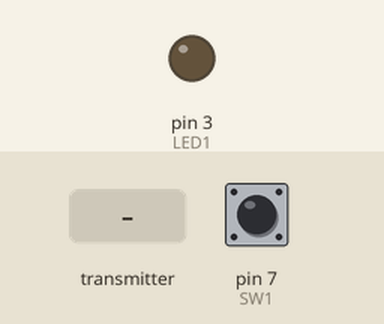
A sketch run on a simulated Arduino Uno, built with avr-gcc and run on an emulated ATmega328P. On the bench: output pins drawn as LEDs (lit = HIGH). Dashed ring = blinking. The test bench sets the inputs (shaded band); at power-on: pin 7 (SW1) LOW. No radio packets arrive unless stated; what the sketch prints to the serial monitor is not drawn.

Above: at 1.2 s.
1.3 s: pin 7 (SW1) pulled HIGH for 1 s
At 2.8 s:
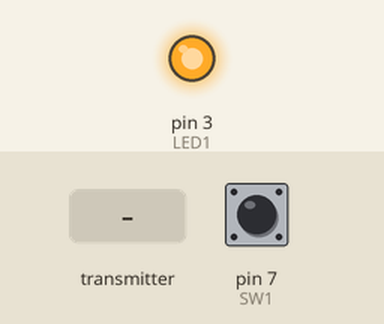
3.9 s: the transmitter starts sending dataReceived.0 = 0
At 5.0 s:
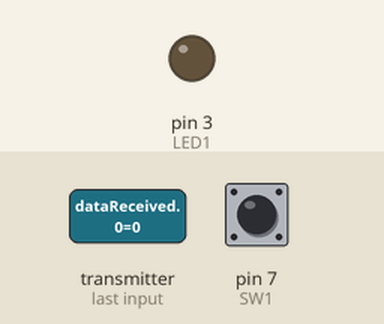
5.4 s: pin 7 (SW1) pulled HIGH for 3.2 s
At 5.88 s:
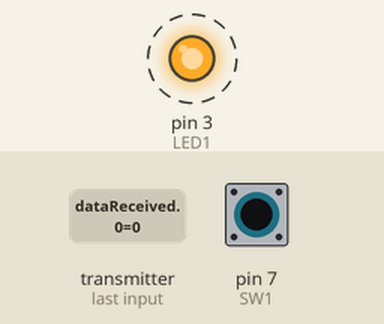
Timing chart, 0 to 10.2 s (numbered marks = the images above; inputs shaded):
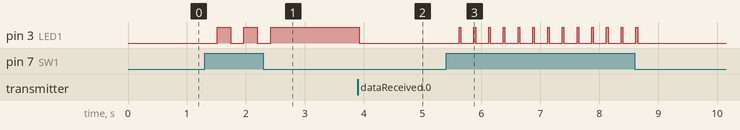

Measured:
- after the input at 1.3 s, pin 3 (LED1): alternates HIGH for 0.23 s and LOW for 0.23 s, 5 changes in all, then stays HIGH, starting after 0.21 s
- after the input at 3.9 s, pin 3 (LED1): HIGH → LOW at once
- after the input at 5.4 s, pin 3 (LED1): alternates HIGH for 0.03 s and LOW for 0.22 s, 26 changes in all, then stays LOW, starting after 0.22 s

The sketch:

BasicLEDnRFrX.ino
```cpp
#include <SPI.h>
#include <nRF24L01.h>
#include <RF24.h>

#define CE_PIN   9
#define CSN_PIN 10

//Une pour émettre, l'autre pour recevoir
//IMPORTANT l'autre NRF devra avoir les configuration INVERSÉ
// CEST A DIRE que l'adresse slave et master seront interchangé
const byte masterAddress[5] = {'R','x','A','A','A'}; // Correspond à l'adresse 0x5278414141LL en HEX
const byte slaveAddress[5] = {'T','X','a','a','a'};// Correspond à l'adresse 0x5458616161LL en HEX

RF24 radio(CE_PIN, CSN_PIN);

int dataReceived[1];
int replyData[1];
// IL s'agit d'un FLAG pour informer que les donnée ne sont pas synchronisé
bool newData = false;

// PIN de la DEL
int LED1 = 3;
// PIN de la Switch
int SW1 = 7;

/*========================================================*
 *            Configuration de départ
/*========================================================*/

void setup()
{
  Serial.begin(115200);
  // DEL est LOW au démarrage
  dataReceived[0] = LOW;
  replyData[0] = dataReceived[0];

  Serial.println("SlaveSwapRoles Starting");
  radio.begin();
  radio.setDataRate( RF24_250KBPS );

  //IMPORTANT: puisque les 2 module NRF auront l'Adresse slave et master interchangé
  //           on a pas a toucher à cette section mais comprenez qu'un NRF écrit dans
  //           dans un PIPE auquel l'autre NRF écoutera
  //On ouvre un PIPE pour l'écriture
  radio.openWritingPipe(slaveAddress);
  // On ouvre un PIPE pour la lecture
  radio.openReadingPipe(1, masterAddress);

  radio.setRetries(3,5); // délai, répétition de l'envoie
  radio.startListening();
  pinMode(LED1, OUTPUT);
}

/*========================================================*
 *                   Routine principale
 * - On écoute le NRF distant pour savoir s'il y a du
 *   changement
 * - On écoute notre propre Switch s'il a du changement
 *   et modifie le NRF distant
 * - Option de déboguage
/*========================================================*/

void loop() {
    getData();
    getButton();
    showData();
}

/*========================================================*
 *                      Écoute Du NRF
/*========================================================*/

void getData()
{
  if (radio.available()) // si quelqu'un parle
  {
    radio.read(&dataReceived, sizeof(dataReceived)); // on récolte les données
    Serial.print("Données reçus : ");
    Serial.println(dataReceived[0]);
    newData = true;  // On Lève le FLAG
    if (dataReceived[0] == HIGH){
      Serial.println("HIGH");
      switchLed(HIGH); // on change l'état de la DEL
    } else if (dataReceived[0] == LOW){
      Serial.println("LOW");
      switchLed(LOW); // on change l'état de la DEL
    }
    replyData[0] = dataReceived[0]; // On synchronise la varaible d'envoie de donnée avec la réception
    newData = false; // on baisse le FLAG
  }
}

/*========================================================*
 *                Écoute De la Switch
/*========================================================*/

void getButton(){
  // si la switch est HIGH donc on pèse actuellement dessus
  if (digitalRead(SW1) == HIGH){
    int temp = digitalRead(LED1); // on stock le dernière état de la DEL
    if (temp == LOW) // si elle était low
    {
      delay(100);
      replyData[0] = HIGH; // donnée envoyé deviendra la nouvelle donnée
      newData = true; // on lève le FLAG car les donnée on changé
      delay(100);
    }
    else
    if (temp == HIGH)
    {
      delay(100);
      replyData[0] = LOW; // donnée envoyé deviendra la nouvelle donnée
      newData = true; // on lève le FLAG car les donnée on changé
      delay(100);
    }
    if (newData == true){
      // On envoie les donnée au NRF distant
      // HIGH == 1 et LOW == 0
      // le modul permet d'inversé la valeur
      send((temp+1)%2);
    }
  }
}

/*========================================================*
 *            Envoie d'information au NRF distant
/*========================================================*/

void send(int state) {
  radio.stopListening();
    bool rslt;
    rslt = radio.write( &replyData, sizeof(replyData) );
  radio.startListening();

  Serial.print("Réponse envoyé, ");
  Serial.print(replyData[0]);

  if (rslt) {
    Serial.println(" a été reçu");
    dataReceived[0] = replyData[0];
    newData = false; // Puisque reçu la donnée n'est plus nouvelle, on baisse le FLAG
    switchLed(state);
  }
  else {
    Serial.println(" a échoué");
  }
  Serial.println();
}

/*========================================================*
 *                  Mettre à jour la DEL
/*========================================================*/

void switchLed(int state)
{
  delay(10);
  digitalWrite(LED1, state);
  delay(10);
}

/*========================================================*
 *                 Fonction pour déboguage
/*========================================================*/

void showData() {
        Serial.print("Dernière donnée reçu : ");
        Serial.println(dataReceived[0]);
        Serial.print("Dernière donnée envoyé : ");
        Serial.println(replyData[0]);
        Serial.print("État de la Switch : ");
        Serial.println(digitalRead(SW1));
        Serial.print("ÉTat de la DEL : ");
        Serial.println(digitalRead(LED1));
        Serial.print("La donnée est nouvelle : ");
        Serial.println("%b",newData);
}
```
